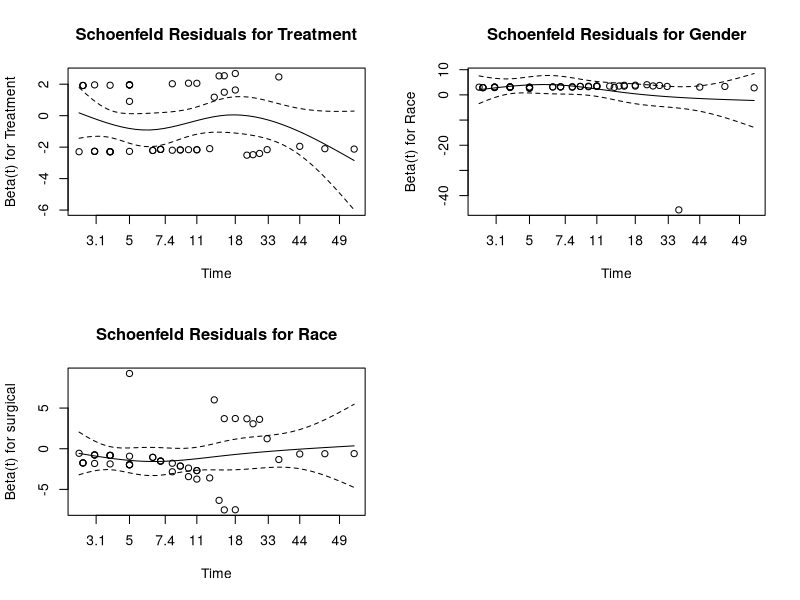

Here is the R script that generated this plot: (Note: this script raises an error after producing the figure.)

################## Data Cleaning ################################

# load necessary libraries
library(KMsurv)
library(survival)
library(MASS)
library(car)

# load burn data
data(burn)

# burn dataframe with new names
burn1 <- burn
burn1 <- data.frame(burn1,Treatment=factor(burn1$Z1,labels=c("Routine","Cleansing")))
burn1 <- data.frame(burn1,Gender=factor(burn1$Z2,labels=c("Male","Female")))
burn1 <- data.frame(burn1,Race=factor(burn1$Z3,labels=c("Nonwhite","White")))
burn1 <- data.frame(burn1,PercentBurned=burn1$Z4)
burn1 <- data.frame(burn1,SiteHead=factor(burn1$Z5,labels=c("NotBurned","Burned")))
burn1 <- data.frame(burn1,SiteButtock=factor(burn1$Z6,labels=c("NotBurned","Burned")))
burn1 <- data.frame(burn1,SiteTrunk=factor(burn1$Z7,labels=c("NotBurned","Burned")))
burn1 <- data.frame(burn1,SiteUpperLeg=factor(burn1$Z8,labels=c("NotBurned","Burned")))
burn1 <- data.frame(burn1,SiteLowerLeg=factor(burn1$Z9,labels=c("NotBurned","Burned")))
burn1 <- data.frame(burn1,SiteRespTract=factor(burn1$Z10,labels=c("NotBurned","Burned")))
burn1 <- data.frame(burn1,BurnType=factor(burn1$Z11,labels=c("Chemical","Scald","Electric","Flame")))

# remove unuseful columns
burn1 <- burn1[, -c(2:12)]

################## Construct Time Dependent Covariate Dataset ################################

# Set up the initial dataset with the main survival information
burn2 <- tmerge(data1 = burn1, data2 = burn1, id = Obs, 
                tstop = T3, infection = event(T3, D3))

# Add surgical excision (T1) as a time-dependent covariate
burn2 <- tmerge(burn2, burn1, id = Obs, surgical = tdc(T1))

# Add antibiotic treatment (T2) as a time-dependent covariate
burn2 <- tmerge(burn2, burn1, id = Obs, antibiotics = tdc(T2))

# Define status to distinguish between the event and censoring
burn2$status <- as.integer(with(burn2, (tstop == T3 & D3 == 1)))

# Ensure the dataset is in the counting process format
burn2.surv <- with(burn2, Surv(time = tstart, time2 = tstop, event = status, type = "counting"))

# View the resulting dataset
head(burn2)

################## Fit Cox Models ################################

# Fit 4 cox models  with or w/o each time-dependent covariates
fit_time_indep <- coxph(burn2.surv ~ Treatment + Gender + Race, data = burn2)
fit_time_dep <- coxph(burn2.surv ~ Treatment + Gender + Race + surgical + antibiotics, data = burn2)
fit_time_dep_sur <- coxph(burn2.surv ~ Treatment + Gender + Race + surgical, data = burn2)
fit_time_dep_anti <- coxph(burn2.surv ~ Treatment + Gender + Race  + antibiotics, data = burn2)

AIC(fit_time_indep, fit_time_dep, fit_time_dep_sur, fit_time_dep_anti)
drop1(fit_time_indep, test = "Chisq")
drop1(fit_time_dep, test = "Chisq")
drop1(fit_time_dep_sur, test = "Chisq")
drop1(fit_time_dep_anti, test = "Chisq")

# only retain surgical as time dependent variable

# final model: fit_time_dep_sur
fit_time_dep_sur <- coxph(burn2.surv ~ Treatment + Race + surgical, data = burn2)


################## Model Checking ###############################


# Schoenfeld residuals
cox_zph <- cox.zph(fit_time_dep_sur)

par(mfrow = c(2, 2)) 
plot(cox_zph[1], main = "Schoenfeld Residuals for Treatment")
plot(cox_zph[2], main = "Schoenfeld Residuals for Gender")
plot(cox_zph[3], main = "Schoenfeld Residuals for Race")
plot(cox_zph[4], main = "Schoenfeld Residuals for surgical")



par(mfrow = c(1, 1))

# Martingale residuals
martingale_residuals <- residuals(fit_time_dep_sur, type = "martingale")
linear_predictor <- predict(fit_time_dep_sur, type = "lp")

plot(linear_predictor, martingale_residuals,
     xlab = "Linear Predictor", ylab = "Martingale Residuals",
     main = "Martingale Residuals vs. Linear Predictor")
abline(h = 0, col = "red", lty = 2)
text(linear_predictor, martingale_residuals,
     labels = 1:length(linear_predictor), pos = 4, cex = 0.6)

# Deviance residuals
deviance_residuals <- residuals(fit_time_dep_sur, type = "deviance")

plot(linear_predictor, deviance_residuals,
     xlab = "Linear Predictor", ylab = "Deviance Residuals",
     main = "Deviance Residuals vs. Linear Predictor")
abline(h = 0, col = "red", lty = 2)
text(linear_predictor, deviance_residuals,
     labels = 1:length(linear_predictor), pos = 4, cex = 0.6)




# Cox-Snell Residuals: Assess Goodness of Fit
cox_snell_residuals <- -log(survfit(fit_time_dep_sur)$surv)  # Compute Cox-Snell residuals
cox_snell_residuals <- cox_snell_residuals[1:length(burn2$status)]  # Match length to data

# Create a survival object for Cox-Snell residuals
burn2$status <- as.integer(burn2$status)
surv_coxsnell <- Surv(time = cox_snell_residuals, event = burn2$status)

# Fit a survival model for Cox-Snell residuals
fit_coxsnell <- survfit(surv_coxsnell ~ 1)

# Plot cumulative hazard for Cox-Snell residuals
plot(fit_coxsnell, fun = "cumhaz",
     xlab = "Cox-Snell Residuals", ylab = "Cumulative Hazard",
     main = "Cumulative Hazard of Cox-Snell Residuals")
abline(0, 1, col = "red", lty = 3)  # Reference line for goodness-of-fit


# dfbeta
par(mfrow = c(2, 2))
dfbeta <- residuals(fit_time_dep_sur, type = "dfbeta")

covariate_names <- c("Treatment", "Gender", "Race", "surgical", "antibiotics")


for (i in 1:5) {
  # Plot DFBETA values for the i-th covariate
  plot(dfbeta[, i], 
       xlab = "Observation", ylab = "DFBETA", 
       main = paste("DFBETA for", covariate_names[i]))
  
  # Add observation number labels to points
  text(x = 1:nrow(dfbeta), y = dfbeta[, i], 
       labels = 1:nrow(dfbeta), pos = 4, cex = 0.6)
}



########### Questions ###########

# shall i use time dependent covariates? no improvement in AIC

### examine TD variables individually

# > AIC(fit_independent, fit_refined, fit_time_dep)
# df      AIC
# fit_independent 10 438.5335
# fit_refined      3 367.8405
# fit_time_dep     5 427.9481

# how to adjust for colinearity? Does drop1 handle colinearity?
# construct model with each TD variable and do drop1.
# 4 models 
# 1. no td var
# 2. td var 1
# 3. td var 2
# 4. tdvar 1, 2

# other ways to assess goodness of fit other than cox-snell?
# check assumptions is the most important
# check general assumption if violated


# language in final report? is current ok?

# outliers -- patient covariant -- report to burn surgon -- 

# seperate 



# Martingale residuals
martingale_residuals <- residuals(fit_time_dep_sur, type = "martingale")

# Deviance residuals
deviance_residuals <- residuals(fit_time_dep_sur, type = "deviance")

# Linear predictor (log hazard)
linear_predictor <- predict(fit_time_dep_sur, type = "lp")

# Identify extreme deviance residuals (e.g., threshold > 2 standard deviations)
threshold_dev <- 2 * sd(deviance_residuals)
extreme_deviance <- which(abs(deviance_residuals) > threshold_dev)

# Identify extreme martingale residuals (e.g., threshold > 2 standard deviations)
threshold_mart <- 2 * sd(martingale_residuals)
extreme_martingale <- which(abs(martingale_residuals) > threshold_mart)

# DFBETA values for each predictor
dfbeta_values <- residuals(fit_time_dep_sur, type = "dfbeta")

# Identify extreme DFBETA values (threshold > 2 standard deviations for any predictor)
threshold_dfbeta <- apply(dfbeta_values, 2, function(x) 2 * sd(x))
extreme_dfbeta <- which(apply(abs(dfbeta_values), 1, function(x) any(x > threshold_dfbeta)))


# Define a function to extract rows for any residual type
extract_extreme <- function(dataset, indices) {
  indices <- unique(indices)  # Ensure no duplicates
  return(dataset[indices, ])
}

# Apply the function for martingale, deviance, and DFBETA residuals
extreme_martingale_data <- extract_extreme(burn2, extreme_martingale)
extreme_deviance_data <- extract_extreme(burn2, extreme_deviance)
extreme_dfbeta_data <- extract_extreme(burn2, extreme_dfbeta)




# Martingale Residuals
extreme_martingale_values <- martingale_residuals[extreme_martingale]  # Extract values
extreme_martingale_data <- burn2[extreme_martingale, ]                 # Extract rows
extreme_martingale_data$Martingale <- extreme_martingale_values        # Add as new column

# Deviance Residuals
extreme_deviance_values <- deviance_residuals[extreme_deviance]        # Extract values
extreme_deviance_data <- burn2[extreme_deviance, ]                    # Extract rows
extreme_deviance_data$Deviance <- extreme_deviance_values             # Add as new column

# DFBETA Values
extreme_dfbeta_values <- dfbeta_values[extreme_dfbeta, ]              # Extract values (matrix)
extreme_dfbeta_data <- burn2[extreme_dfbeta, ]                        # Extract rows
extreme_dfbeta_data <- cbind(extreme_dfbeta_data, extreme_dfbeta_values)  # Add all DFBETA columns

